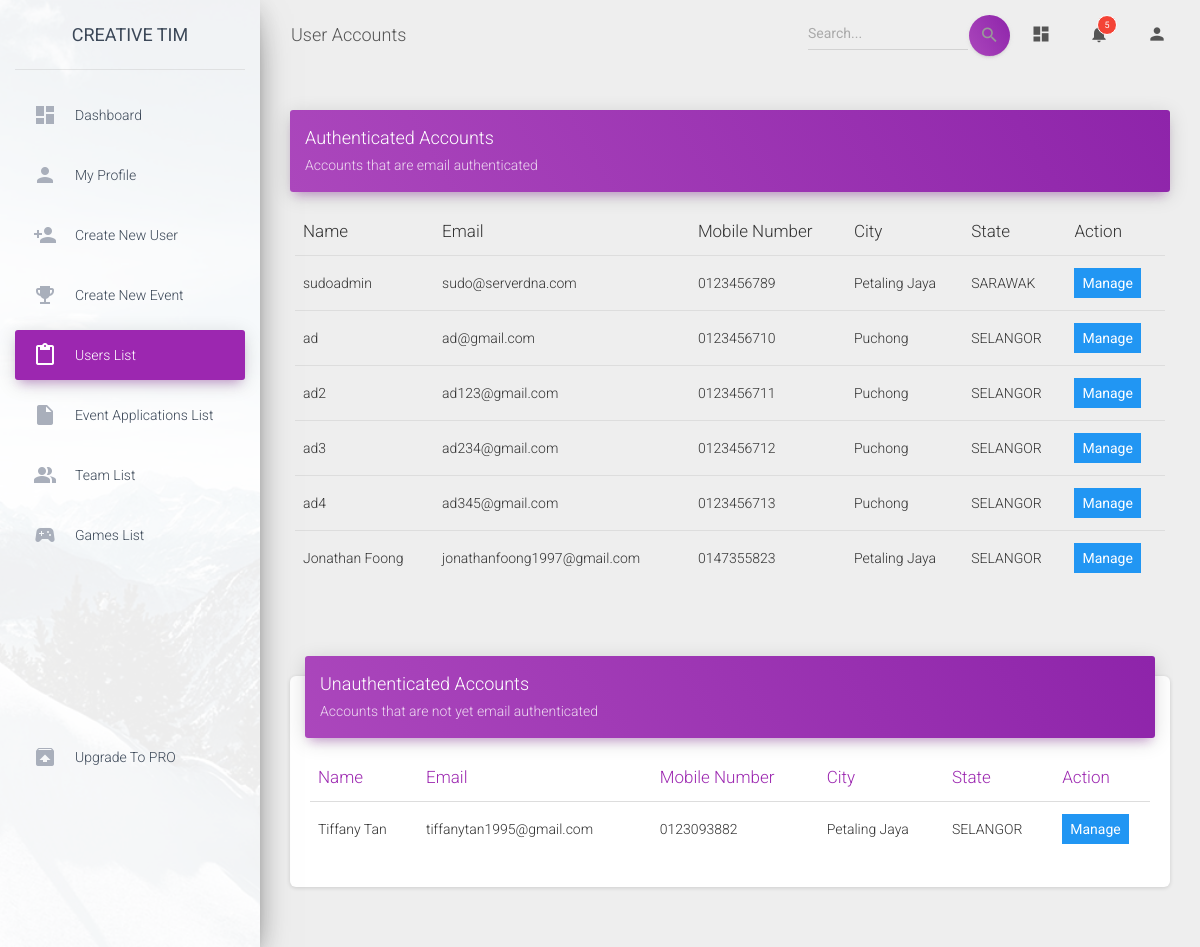
Page /dashboard_module/user_list.php on the committed database.
### tables this page shows
CREATE TABLE `users` (
  `id` int(11) NOT NULL,
  `full_name` varchar(100) NOT NULL,
  `user_id` varchar(50) DEFAULT NULL,
  `mobile_number` varchar(15) NOT NULL,
  `email` varchar(100) NOT NULL,
  `password` varchar(100) NOT NULL,
  `DoB` date NOT NULL,
  `gender` enum('male','female') NOT NULL,
  `status` enum('created','authenticated','inactive','') NOT NULL,
  `created_at` datetime NOT NULL,
  `accessed_at` datetime DEFAULT NULL,
  `updated_at` datetime NOT NULL,
  `city` varchar(100) NOT NULL,
  `state` varchar(100) NOT NULL,
  `is_admin` int(1) NOT NULL DEFAULT 0,
  `image_url` varchar(50) DEFAULT NULL
);

### dashboard_module/user_list.php (the view, shortened to what this page needs)
<!DOCTYPE html>
<html lang="en">
<?php
  $con = DatabaseConn();
  $sql_auth = "SELECT `full_name`,`email`,`mobile_number`,`city`,`state`,`id` FROM `users` WHERE `status` = 'authenticated'";
  $sql_created = "SELECT `full_name`,`email`,`mobile_number`,`city`,`state`,`id` FROM `users` WHERE `status` = 'created'";
  $authenticated_account = mysqli_query($con, $sql_auth);
  $created_account = mysqli_query($con, $sql_created);
?>
<head>
  <link rel="stylesheet" href="https://maxcdn.bootstrapcdn.com/font-awesome/latest/css/font-awesome.min.css">
  <link href="assets/css/material-dashboard.css?v=2.1.2" rel="stylesheet" />
  <link href="assets/demo/demo.css" rel="stylesheet" />
</head>
<body class="" onload="fetchUpdateResponse()">
  <div class="wrapper ">
    <div class="sidebar" data-color="purple" data-background-color="white" data-image="assets/img/sidebar-1.jpg">
      <div class="logo"><a href="http://www.creative-tim.com" class="simple-text logo-normal">
          Creative Tim
        </a></div>
      <div class="sidebar-wrapper">
        <ul class="nav">
          <li class="nav-item ">
              <a class="nav-link" href="./dashboard.php">
                  <i class="material-icons">dashboard</i>
                  <p>Dashboard</p>
              </a>
          </li>
          <li class="nav-item ">
              <a class="nav-link" href="./profile_details.php?id=<?php echo $curUser; ?>">
                  <i class="material-icons">person</i>
                  <p>My Profile</p>
              </a>
          </li>
          <li class="nav-item ">
              <a class="nav-link" href="./admin_create_user_front.php">
                  <i class="material-icons">person_add</i>
                  <p>Create New User</p>
              </a>
          </li>
          <li class="nav-item ">
              <a class="nav-link" href="./create_event_front.php">
                  <i class="material-icons">emoji_events</i>
                  <p>Create New Event</p>
              </a>
          </li>
          <li class="nav-item active">
              <a class="nav-link" href="./user_list.php">
                  <i class="material-icons">content_paste</i>
                  <p>Users List</p>
              </a>
          </li>
          <li class="nav-item ">
              <a class="nav-link" href="./event_application_list.php">
                  <i class="material-icons">insert_drive_file</i>
                  <p>Event Applications List</p>
              </a>
          </li>
          <li class="nav-item ">
              <a class="nav-link" href="./team_list.php">
                  <i class="material-icons">people_alt</i>
                  <p>Team List</p>
              </a>
          </li>
          <li class="nav-item ">
              <a class="nav-link" href="./game_list.php">
                  <i class="material-icons">sports_esports</i>
                  <p>Games List</p>
              </a>
          </li>
          <li class="nav-item active-pro ">
            <a class="nav-link" href="./upgrade.html">
              <i class="material-icons">unarchive</i>
              <p>Upgrade to PRO</p>
            </a>
          </li>
        </ul>
      </div>
    </div>
    <div class="main-panel">
      <nav class="navbar navbar-expand-lg navbar-transparent navbar-absolute fixed-top ">
        <div class="container-fluid">
          <div class="navbar-wrapper">
            <a class="navbar-brand" href="javascript:;">User Accounts</a>
          </div>
          <div class="collapse navbar-collapse justify-content-end">
            <form class="navbar-form">
              <div class="input-group no-border">
                <input type="text" value="" class="form-control" placeholder="Search...">
                <button type="submit" class="btn btn-white btn-round btn-just-icon">
                  <i class="material-icons">search</i>
                  <div class="ripple-container"></div>
                </button>
              </div>
            </form>
            <ul class="navbar-nav">
              <li class="nav-item">
                <a class="nav-link" href="javascript:;">
                  <i class="material-icons">dashboard</i>
                </a>
              </li>
              <li class="nav-item dropdown">
                <a class="nav-link" href="http://example.com" id="navbarDropdownMenuLink" data-toggle="dropdown" aria-haspopup="true" aria-expanded="false">
                  <i class="material-icons">notifications</i>
                  <span class="notification">5</span>
                </a>
              </li>
              <li class="nav-item dropdown">
                <a class="nav-link" href="javascript:;" id="navbarDropdownProfile" data-toggle="dropdown" aria-haspopup="true" aria-expanded="false">
                  <i class="material-icons">person</i>
                </a>
              </li>
            </ul>
          </div>
        </div>
      </nav>
      <div class="content">
        <div class="container-fluid">
          <div class="row">
            <div class="col-md-12">
              <div class="card card-plain">
                <div class="card-header card-header-primary">
                  <h4 class="card-title mt-0"> Authenticated Accounts </h4>
                  <p class="card-category">Accounts that are email authenticated</p>
                </div>
                <div class="card-body">
                  <div class="table-responsive">
                    <table class="table table-hover">
                      <thead class="">
                        <th>Name</th>
                        <th>Email</th>
                        <th>Mobile Number</th>
                        <th>City</th>
                        <th>State</th>
                        <th>Action</th>
                      </thead>
                      <tbody>
                        <?php while($row1 = mysqli_fetch_array($authenticated_account)):;?>
                        <tr>
                          <td><span><?php echo $row1[0];?></span></td>
                          <td><span><?php echo $row1[1];?></span></td>
                          <td><span><?php echo $row1[2];?></span></td>
                          <td><span><?php echo $row1[3];?></span></td>
                          <td><span><?php echo $row1[4];?></span></td>
                          <td><button  class ="btn-primary" style="border-color: transparent;" onclick="manage(<?php echo $row1[5];?>)">Manage</button></td>
                        </tr>
                        <?php endwhile;?>
                      </tbody>
                    </table>
                  </div>
                </div>
              </div>
            </div>
            <div class="col-md-12">
              <div class="card">
                <div class="card-header card-header-primary">
                  <h4 class="card-title ">Unauthenticated Accounts</h4>
                  <p class="card-category">Accounts that are not yet email authenticated</p>
                </div>
                <div class="card-body">
                  <div class="table-responsive">
                    <table class="table">
                      <thead class=" text-primary">
                        <th>Name</th>
                        <th>Email</th>
                        <th>Mobile Number</th>
                        <th>City</th>
                        <th>State</th>
                        <th>Action</th>
                      </thead>
                      <tbody>
                        <tr>
                          <?php while($row2 = mysqli_fetch_array($created_account)):;?>
                        <tr>
                          <td><span><?php echo $row2[0];?></span></td>
                          <td><span><?php echo $row2[1];?></span></td>
                          <td><span><?php echo $row2[2];?></span></td>
                          <td><span><?php echo $row2[3];?></span></td>
                          <td><span><?php echo $row2[4];?></span></td>
                          <td style="max-width: 75px;"><button style="border-color: transparent;" class ="btn-primary" onclick="manage(<?php echo $row2[5];?>)">Manage</button>
                          </td>
                        </tr>
                        <?php endwhile;?>
                        </tr>
                      </tbody>
                    </table>
                  </div>
                </div>
              </div>
            </div>
          </div>
        </div>
      </div>
    </div>
  </div>
</body>
</html>

### rows in the picture
users: full_name "sudoadmin", email "sudo@serverdna.com", mobile_number "0123456789", city "Petaling Jaya", state "SARAWAK"
users: full_name "ad", email "ad@gmail.com", mobile_number "0123456710", city "Puchong", state "SELANGOR"
users: full_name "ad2", email "ad123@gmail.com", mobile_number "0123456711", city "Puchong", state "SELANGOR"
users: full_name "ad3", email "ad234@gmail.com", mobile_number "0123456712", city "Puchong", state "SELANGOR"
users: full_name "ad4", email "ad345@gmail.com", mobile_number "0123456713", city "Puchong", state "SELANGOR"
users: full_name "Jonathan Foong", email "jonathanfoong1997@gmail.com", mobile_number "0147355823", city "Petaling Jaya", state "SELANGOR"
users: full_name "Tiffany Tan", email "tiffanytan1995@gmail.com", mobile_number "0123093882", city "Petaling Jaya", state "SELANGOR"
